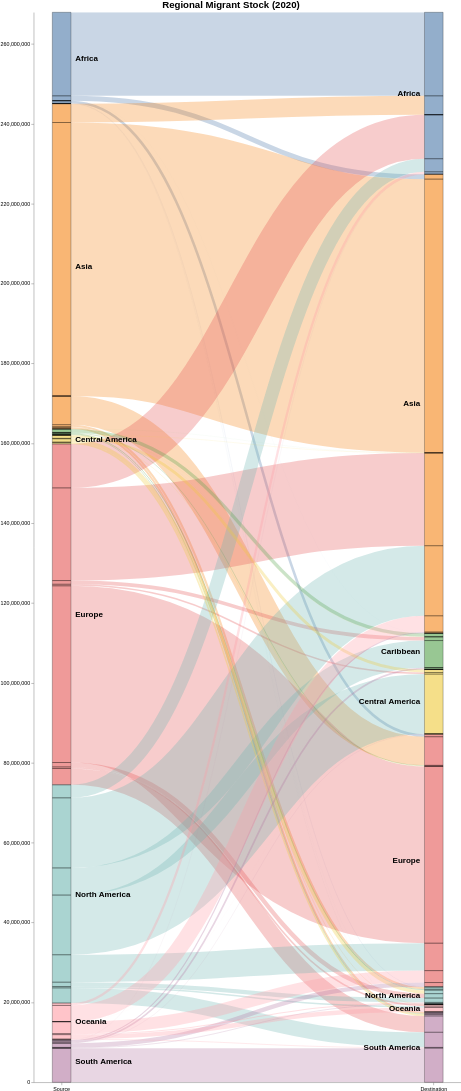

Write a Vega-Lite specification for this figure.
### Vega specification from a JSON file in a GitHub repository (floating-point values rounded to 4 significant figures)
{"$schema": "https://vega.github.io/schema/vega/v5.2.json", "height": 3000, "width": 800, "title": {"text": "Regional Migrant Stock (2020)", "fontSize": 18}, "data": [{"name": "rawData", "values": [{"key": {"stk1": "Africa", "stk2": "Africa"}, "doc_count": 20917565}, {"key": {"stk1": "Africa", "stk2": "Asia"}, "doc_count": 1207631}, {"key": {"stk1": "Africa", "stk2": "Europe"}, "doc_count": 648455}, {"key": {"stk1": "Africa", "stk2": "Caribbean"}, "doc_count": 13714}, {"key": {"stk1": "Africa", "stk2": "Central America"}, "doc_count": 2089}, {"key": {"stk1": "Africa", "stk2": "South America"}, "doc_count": 16721}, {"key": {"stk1": "Africa", "stk2": "North America"}, "doc_count": 53563}, {"key": {"stk1": "Africa", "stk2": "Oceania"}, "doc_count": 14483}, {"key": {"stk1": "Asia", "stk2": "Africa"}, "doc_count": 4720103}, {"key": {"stk1": "Asia", "stk2": "Asia"}, "doc_count": 68497762}, {"key": {"stk1": "Asia", "stk2": "Europe"}, "doc_count": 7169630}, {"key": {"stk1": "Asia", "stk2": "Caribbean"}, "doc_count": 501}, {"key": {"stk1": "Asia", "stk2": "Central America"}, "doc_count": 5863}, {"key": {"stk1": "Asia", "stk2": "South America"}, "doc_count": 408294}, {"key": {"stk1": "Asia", "stk2": "North America"}, "doc_count": 538199}, {"key": {"stk1": "Asia", "stk2": "Oceania"}, "doc_count": 101725}, {"key": {"stk1": "Europe", "stk2": "Africa"}, "doc_count": 11024274}, {"key": {"stk1": "Europe", "stk2": "Asia"}, "doc_count": 23203976}, {"key": {"stk1": "Europe", "stk2": "Europe"}, "doc_count": 44246425}, {"key": {"stk1": "Europe", "stk2": "Caribbean"}, "doc_count": 918445}, {"key": {"stk1": "Europe", "stk2": "Central America"}, "doc_count": 397416}, {"key": {"stk1": "Europe", "stk2": "South America"}, "doc_count": 4080063}, {"key": {"stk1": "Europe", "stk2": "North America"}, "doc_count": 1100304}, {"key": {"stk1": "Europe", "stk2": "Oceania"}, "doc_count": 397036}, {"key": {"stk1": "North America", "stk2": "Africa"}, "doc_count": 3268757}, {"key": {"stk1": "North America", "stk2": "Asia"}, "doc_count": 17549235}, {"key": {"stk1": "North America", "stk2": "Europe"}, "doc_count": 6869872}, {"key": {"stk1": "North America", "stk2": "Caribbean"}, "doc_count": 6798694}, {"key": {"stk1": "North America", "stk2": "Central America"}, "doc_count": 14943682}, {"key": {"stk1": "North America", "stk2": "South America"}, "doc_count": 3793257}, {"key": {"stk1": "North America", "stk2": "North America"}, "doc_count": 1088520}, {"key": {"stk1": "North America", "stk2": "Oceania"}, "doc_count": 343625}, {"key": {"stk1": "Caribbean", "stk2": "Africa"}, "doc_count": 2976}, {"key": {"stk1": "Caribbean", "stk2": "Asia"}, "doc_count": 25433}, {"key": {"stk1": "Caribbean", "stk2": "Europe"}, "doc_count": 178358}, {"key": {"stk1": "Caribbean", "stk2": "Caribbean"}, "doc_count": 859403}, {"key": {"stk1": "Caribbean", "stk2": "Central America"}, "doc_count": 14137}, {"key": {"stk1": "Caribbean", "stk2": "South America"}, "doc_count": 177107}, {"key": {"stk1": "Caribbean", "stk2": "North America"}, "doc_count": 242478}, {"key": {"stk1": "Caribbean", "stk2": "Oceania"}, "doc_count": 526}, {"key": {"stk1": "Central America", "stk2": "Africa"}, "doc_count": 2402}, {"key": {"stk1": "Central America", "stk2": "Asia"}, "doc_count": 74274}, {"key": {"stk1": "Central America", "stk2": "Europe"}, "doc_count": 104038}, {"key": {"stk1": "Central America", "stk2": "Caribbean"}, "doc_count": 51844}, {"key": {"stk1": "Central America", "stk2": "Central America"}, "doc_count": 743476}, {"key": {"stk1": "Central America", "stk2": "South America"}, "doc_count": 398956}, {"key": {"stk1": "Central America", "stk2": "North America"}, "doc_count": 878451}, {"key": {"stk1": "Central America", "stk2": "Oceania"}, "doc_count": 1214}, {"key": {"stk1": "South America", "stk2": "Africa"}, "doc_count": 43413}, {"key": {"stk1": "South America", "stk2": "Asia"}, "doc_count": 302662}, {"key": {"stk1": "South America", "stk2": "Europe"}, "doc_count": 1073490}, {"key": {"stk1": "South America", "stk2": "Caribbean"}, "doc_count": 424484}, {"key": {"stk1": "South America", "stk2": "Central America"}, "doc_count": 70263}, {"key": {"stk1": "South America", "stk2": "South America"}, "doc_count": 8557503}, {"key": {"stk1": "South America", "stk2": "North America"}, "doc_count": 172124}, {"key": {"stk1": "South America", "stk2": "Oceania"}, "doc_count": 3890}, {"key": {"stk1": "Oceania", "stk2": "Africa"}, "doc_count": 587673}, {"key": {"stk1": "Oceania", "stk2": "Asia"}, "doc_count": 4050511}, {"key": {"stk1": "Oceania", "stk2": "Europe"}, "doc_count": 2983395}, {"key": {"stk1": "Oceania", "stk2": "Caribbean"}, "doc_count": 11687}, {"key": {"stk1": "Oceania", "stk2": "Central America"}, "doc_count": 22048}, {"key": {"stk1": "Oceania", "stk2": "South America"}, "doc_count": 180834}, {"key": {"stk1": "Oceania", "stk2": "North America"}, "doc_count": 254319}, {"key": {"stk1": "Oceania", "stk2": "Oceania"}, "doc_count": 1107706}], "transform": [{"type": "formula", "expr": "datum.key.stk1", "as": "stk1"}, {"type": "formula", "expr": "datum.key.stk2", "as": "stk2"}, {"type": "formula", "expr": "datum.doc_count", "as": "size"}]}, {"name": "nodes", "source": "rawData", "transform": [{"type": "filter", "expr": "!groupSelector || groupSelector.stk1 == datum.stk1 || groupSelector.stk2 == datum.stk2"}, {"type": "formula", "expr": "datum.stk1+datum.stk2", "as": "key"}, {"type": "fold", "fields": ["stk1", "stk2"], "as": ["stack", "grpId"]}, {"type": "formula", "expr": "datum.stack == 'stk1' ? datum.stk1+' '+datum.stk2 : datum.stk2+' '+datum.stk1", "as": "sortField"}, {"type": "stack", "groupby": ["stack"], "sort": {"field": "sortField", "order": "descending"}, "field": "size"}, {"type": "formula", "expr": "(datum.y0+datum.y1)/2", "as": "yc"}]}, {"name": "groups", "source": "nodes", "transform": [{"type": "aggregate", "groupby": ["stack", "grpId"], "fields": ["size"], "ops": ["sum"], "as": ["total"]}, {"type": "stack", "groupby": ["stack"], "sort": {"field": "grpId", "order": "descending"}, "field": "total"}, {"type": "formula", "expr": "scale('y', datum.y0)", "as": "scaledY0"}, {"type": "formula", "expr": "scale('y', datum.y1)", "as": "scaledY1"}, {"type": "formula", "expr": "datum.stack == 'stk1'", "as": "rightLabel"}, {"type": "formula", "expr": "datum.total/domain('y')[1]", "as": "percentage"}]}, {"name": "destinationNodes", "source": "nodes", "transform": [{"type": "filter", "expr": "datum.stack == 'stk2'"}]}, {"name": "edges", "source": "nodes", "transform": [{"type": "filter", "expr": "datum.stack == 'stk1'"}, {"type": "lookup", "from": "destinationNodes", "key": "key", "fields": ["key"], "as": ["target"]}, {"type": "linkpath", "orient": "horizontal", "shape": "diagonal", "sourceY": {"expr": "scale('y', datum.yc)"}, "sourceX": {"expr": "scale('x', 'stk1') + bandwidth('x')"}, "targetY": {"expr": "scale('y', datum.target.yc)"}, "targetX": {"expr": "scale('x', 'stk2')"}}, {"type": "formula", "expr": "range('y')[0]-scale('y', datum.size)", "as": "strokeWidth"}, {"type": "formula", "expr": "datum.size/domain('y')[1]", "as": "percentage"}]}], "scales": [{"name": "x", "type": "band", "range": "width", "domain": ["stk1", "stk2"], "paddingOuter": 0.05, "paddingInner": 0.95}, {"name": "y", "type": "linear", "range": "height", "domain": {"data": "nodes", "field": "y1"}}, {"name": "color", "type": "ordinal", "range": "category", "domain": {"data": "rawData", "field": "stk1"}}, {"name": "stackNames", "type": "ordinal", "range": ["Source", "Destination"], "domain": ["stk1", "stk2"]}], "axes": [{"orient": "bottom", "scale": "x", "encode": {"labels": {"update": {"text": {"scale": "stackNames", "field": "value"}}}}}, {"orient": "left", "scale": "y"}], "marks": [{"type": "path", "name": "edgeMark", "from": {"data": "edges"}, "clip": true, "encode": {"update": {"stroke": [{"test": "groupSelector && groupSelector.stack=='stk1'", "scale": "color", "field": "stk2"}, {"scale": "color", "field": "stk1"}], "strokeWidth": {"field": "strokeWidth"}, "path": {"field": "path"}, "strokeOpacity": {"signal": "!groupSelector && (groupHover.stk1 == datum.stk1 || groupHover.stk2 == datum.stk2) ? 0.9 : 0.3"}, "zindex": {"signal": "!groupSelector && (groupHover.stk1 == datum.stk1 || groupHover.stk2 == datum.stk2) ? 1 : 0"}, "tooltip": {"signal": "datum.stk1 + ' → ' + datum.stk2 + '    ' + format(datum.size, ',.0f') + '   (' + format(datum.percentage, '.1%') + ')'"}}, "hover": {"strokeOpacity": {"value": 1}}}}, {"type": "rect", "name": "groupMark", "from": {"data": "groups"}, "encode": {"enter": {"fill": {"scale": "color", "field": "grpId"}, "width": {"scale": "x", "band": 1}}, "update": {"x": {"scale": "x", "field": "stack"}, "y": {"field": "scaledY0"}, "y2": {"field": "scaledY1"}, "fillOpacity": {"value": 0.6}, "tooltip": {"signal": "datum.grpId + '   ' + format(datum.total, ',.0f') + '   (' + format(datum.percentage, '.1%') + ')'"}}, "hover": {"fillOpacity": {"value": 1}}}}, {"type": "text", "from": {"data": "groups"}, "interactive": false, "encode": {"update": {"x": {"signal": "scale('x', datum.stack) + (datum.rightLabel ? bandwidth('x') + 8 : -8)"}, "yc": {"signal": "(datum.scaledY0 + datum.scaledY1)/2"}, "align": {"signal": "datum.rightLabel ? 'left' : 'right'"}, "baseline": {"value": "middle"}, "fontWeight": {"value": "bold"}, "text": {"signal": "abs(datum.scaledY0-datum.scaledY1) > 13 ? datum.grpId : ''"}, "fontSize": {"value": 15}}}}, {"type": "group", "data": [{"name": "dataForShowAll", "values": [{}], "transform": [{"type": "filter", "expr": "groupSelector"}]}], "encode": {"enter": {"xc": {"signal": "width/2"}, "y": {"value": 30}, "width": {"value": 80}, "height": {"value": 30}}}, "marks": [{"type": "group", "name": "groupReset", "from": {"data": "dataForShowAll"}, "encode": {"enter": {"cornerRadius": {"value": 6}, "fill": {"value": "#f5f5f5"}, "stroke": {"value": "#c1c1c1"}, "strokeWidth": {"value": 2}, "height": {"field": {"group": "height"}}, "width": {"field": {"group": "width"}}}, "update": {"opacity": {"value": 1}}, "hover": {"opacity": {"value": 0.7}}}, "marks": [{"type": "text", "interactive": false, "encode": {"enter": {"xc": {"field": {"group": "width"}, "mult": 0.5}, "yc": {"field": {"group": "height"}, "mult": 0.5, "offset": 2}, "align": {"value": "center"}, "baseline": {"value": "middle"}, "fontWeight": {"value": "bold"}, "text": {"value": "Show All"}}}}]}]}, {"type": "rect", "from": {"data": "nodes"}, "encode": {"enter": {"stroke": {"value": "#000"}, "strokeWidth": {"value": 0.5}, "width": {"scale": "x", "band": 1}, "x": {"scale": "x", "field": "stack"}, "y": {"field": "y0", "scale": "y"}, "y2": {"field": "y1", "scale": "y"}}}}], "signals": [{"name": "groupHover", "value": {}, "on": [{"events": "@groupMark:mouseover", "update": "{stk1:datum.stack=='stk1' && datum.grpId, stk2:datum.stack=='stk2' && datum.grpId}"}, {"events": "mouseout", "update": "{}"}]}, {"name": "groupSelector", "value": false, "on": [{"events": "@groupMark:click!", "update": "{stack:datum.stack, stk1:datum.stack=='stk1' && datum.grpId, stk2:datum.stack=='stk2' && datum.grpId}"}, {"events": [{"type": "click", "markname": "groupReset"}, {"type": "dblclick"}], "update": "false"}]}]}
